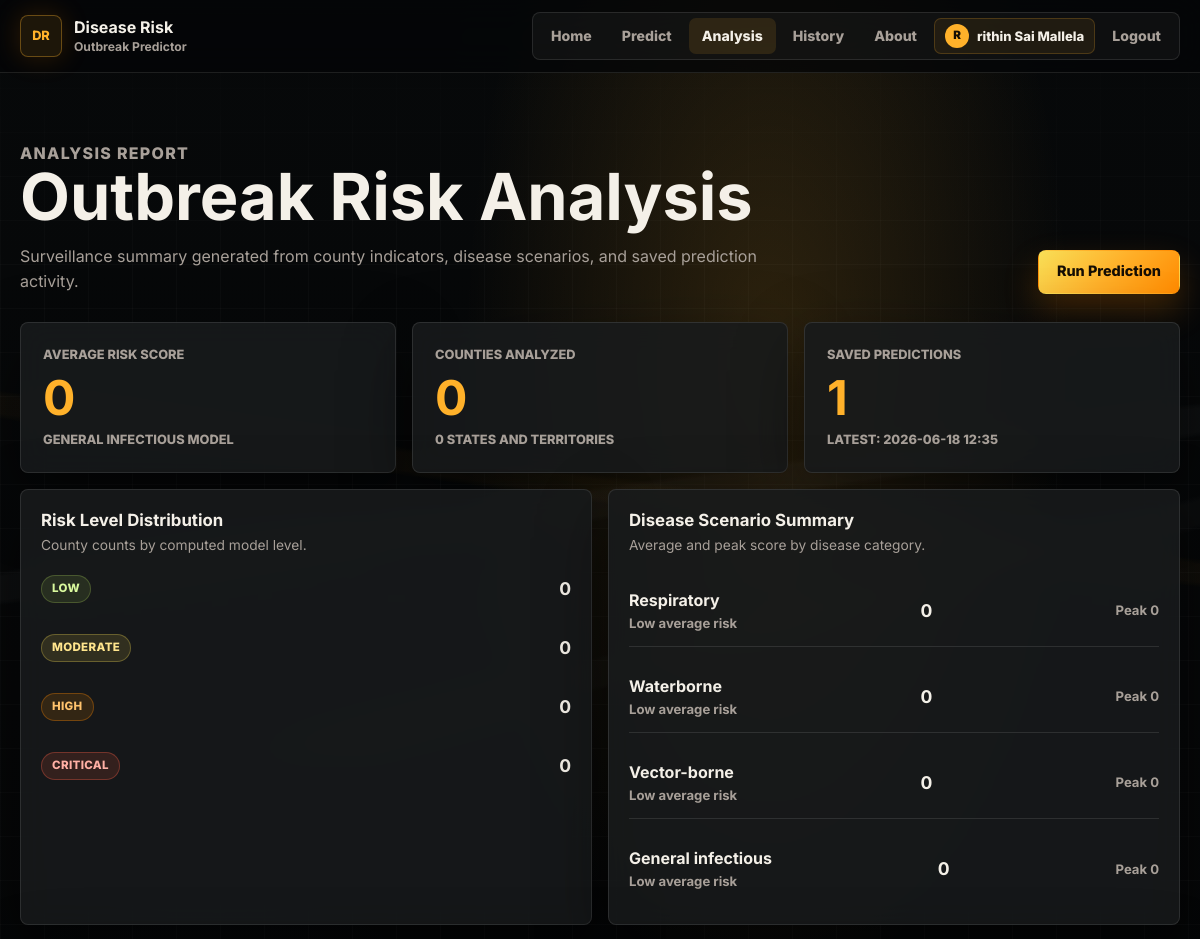
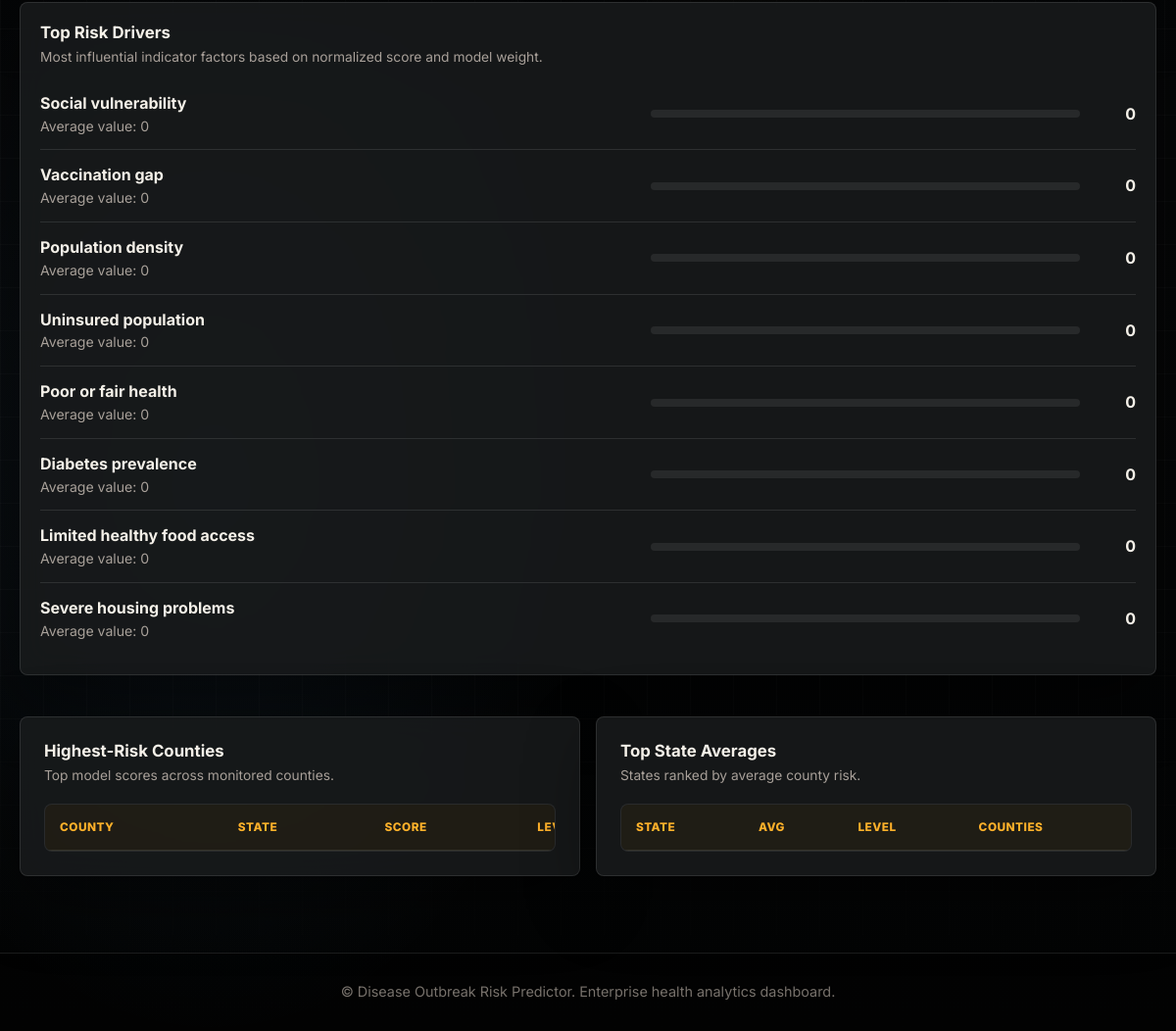
/analysis (signed in), run on the app's committed database (2 pictures, top to bottom).
### tables this page shows
CREATE TABLE users (
                id INTEGER PRIMARY KEY AUTOINCREMENT,
                name TEXT NOT NULL,
                email TEXT NOT NULL UNIQUE,
                password_hash TEXT NOT NULL,
                created_at TEXT NOT NULL
            , google_id TEXT, avatar_url TEXT, auth_provider TEXT NOT NULL DEFAULT 'password');

CREATE TABLE predictions (
                id INTEGER PRIMARY KEY AUTOINCREMENT,
                fips TEXT NOT NULL,
                state TEXT NOT NULL,
                county TEXT NOT NULL,
                disease_type TEXT NOT NULL,
                risk_score INTEGER NOT NULL,
                risk_level TEXT NOT NULL,
                notes TEXT,
                created_at TEXT NOT NULL
            , user_id INTEGER);

### app.py (the view)
@app.route("/analysis")
@login_required
def analysis():
    return render_template(
        "analysis.html",
        active_page="analysis",
        report=get_analysis_report(),
    )

### app.py (called while the page is built)
def risk_level(score):
    if score >= 75:
        return "Critical"
    if score >= 55:
        return "High"
    if score >= 35:
        return "Moderate"
    return "Low"

def get_states():
    return sorted({row["state"] for row in DATASET if row.get("state")})

def get_history(user_id):
    with sqlite3.connect(DB_FILE) as conn:
        conn.row_factory = sqlite3.Row
        return conn.execute(
            "SELECT * FROM predictions WHERE user_id = ? ORDER BY id DESC LIMIT 50",
            (user_id,),
        ).fetchall()

def average(values):
    values = [value for value in values if value is not None]
    return round(sum(values) / len(values), 1) if values else 0

def get_user_by_id(user_id):
    if not user_id:
        return None
    with sqlite3.connect(DB_FILE) as conn:
        conn.row_factory = sqlite3.Row
        return conn.execute("SELECT * FROM users WHERE id = ?", (user_id,)).fetchone()

def google_oauth_configured():
    client_id = get_google_client_id()
    client_secret = get_google_client_secret()
    placeholder_values = {
        "your-google-oauth-client-id.apps.googleusercontent.com",
        "your-google-oauth-client-secret",
    }
    return bool(client_id and client_secret) and client_id not in placeholder_values and client_secret not in placeholder_values

def get_google_client_id():
    return os.environ.get("GOOGLE_CLIENT_ID", "").strip()

def get_google_client_secret():
    return os.environ.get("GOOGLE_CLIENT_SECRET", "").strip()

@app.context_processor
def inject_current_user():
    return {
        "current_user": get_user_by_id(session.get("user_id")),
        "google_oauth_enabled": google_oauth_configured(),
    }

def login_required(view):
    @wraps(view)
    def wrapped_view(*args, **kwargs):
        if not session.get("user_id"):
            return redirect(url_for("signup", next=request.full_path))
        return view(*args, **kwargs)
    return wrapped_view

### templates/analysis.html (shortened to what this page needs)
{% extends "base.html" %}
{% set title = "Analysis Report" %}
{% block content %}
<main class="page analysis-page">
    <div class="page-title page-title-row">
        <div>
            <p class="eyebrow">Analysis report</p>
            <h1>Outbreak Risk Analysis</h1>
            <p>Surveillance summary generated from county indicators, disease scenarios, and saved prediction activity.</p>
        </div>
        <a class="btn primary" href="{{ url_for('predict') }}">Run Prediction</a>
    </div>
    <section class="report-kpi-grid">
        <article class="report-kpi">
            <span>Average risk score</span>
            <strong>{{ report.average_score }}</strong>
            <small>General infectious model</small>
        </article>
        <article class="report-kpi">
            <span>Counties analyzed</span>
            <strong>{{ report.total_counties }}</strong>
            <small>{{ report.states }} states and territories</small>
        </article>
        <article class="report-kpi">
            <span>Saved predictions</span>
            <strong>{{ report.prediction_count }}</strong>
            <small>{% if report.latest_prediction %}Latest: {{ report.latest_prediction["created_at"] }}{% else %}No saved history yet{% endif %}</small>
        </article>
    </section>
    <section class="analysis-grid">
        <article class="dashboard-panel">
            <div class="panel-header">
                <div>
                    <h2>Risk Level Distribution</h2>
                    <p>County counts by computed model level.</p>
                </div>
            </div>
            <div class="distribution-list">
                {% for level, count in report.level_counts.items() %}
                    <div class="distribution-row">
                        <div>
                            <span class="risk-pill {{ level|lower }}">{{ level }}</span>
                            <b>{{ count }}</b>
                        </div>
                    </div>
                {% endfor %}
            </div>
        </article>
        <article class="dashboard-panel">
            <div class="panel-header">
                <div>
                    <h2>Disease Scenario Summary</h2>
                    <p>Average and peak score by disease category.</p>
                </div>
            </div>
            <div class="scenario-list">
                {% for item in report.disease_summary %}
                    <div class="scenario-row">
                        <div>
                            <strong>{{ item.name }}</strong>
                            <span>{{ item.level }} average risk</span>
                        </div>
                        <b>{{ item.average }}</b>
                        <small>Peak {{ item.peak }}</small>
                    </div>
                {% endfor %}
            </div>
        </article>
        <article class="dashboard-panel wide-panel">
            <div class="panel-header">
                <div>
                    <h2>Top Risk Drivers</h2>
                    <p>Most influential indicator factors based on normalized score and model weight.</p>
                </div>
            </div>
            <div class="factor-list report-factor-list">
                {% for factor in report.factor_rows %}
                    <div class="factor-row">
                        <div>
                            <strong>{{ factor.label }}</strong>
                            <span>Average value: {{ factor.average_value }}</span>
                        </div>
                        <div class="meter" aria-label="{{ factor.label }} average score">
                        </div>
                        <b>{{ factor.average_score }}</b>
                    </div>
                {% endfor %}
            </div>
        </article>
    </section>
    <section class="analysis-grid table-analysis-grid">
        <article class="table-card">
            <div class="table-header">
                <div>
                    <h2>Highest-Risk Counties</h2>
                    <p>Top model scores across monitored counties.</p>
                </div>
            </div>
            <div class="table-wrap">
                <table>
                    <thead>
                        <tr>
                            <th>County</th>
                            <th>State</th>
                            <th>Score</th>
                            <th>Level</th>
                        </tr>
                    </thead>
                </table>
            </div>
        </article>
        <article class="table-card">
            <div class="table-header">
                <div>
                    <h2>Top State Averages</h2>
                    <p>States ranked by average county risk.</p>
                </div>
            </div>
            <div class="table-wrap compact-table">
                <table>
                    <thead>
                        <tr>
                            <th>State</th>
                            <th>Avg</th>
                            <th>Level</th>
                            <th>Counties</th>
                        </tr>
                    </thead>
                </table>
            </div>
        </article>
    </section>
</main>
{% endblock %}

### templates/base.html (shortened to what this page needs)
<!DOCTYPE html>
<html lang="en">
<head>
    <link rel="stylesheet" href="{{ url_for('static', filename='css/style.css') }}" />
</head>
<body>
    <header class="site-header">
        <nav class="navbar" aria-label="Main navigation">
            <a class="brand" href="{{ url_for('home') }}">
                <div class="brand-mark">DR</div>
                <div>
                    <strong>Disease Risk</strong>
                    <small>Outbreak Predictor</small>
                </div>
            </a>
            <div class="nav-links">
                {% if current_user %}
                    <a href="{{ url_for('home') }}" class="{{ 'active' if active_page == 'home' else '' }}"><span>Home</span></a>
                    <a href="{{ url_for('predict') }}" class="{{ 'active' if active_page == 'predict' else '' }}"><span>Predict</span></a>
                    <a href="{{ url_for('analysis') }}" class="{{ 'active' if active_page == 'analysis' else '' }}"><span>Analysis</span></a>
                    <a href="{{ url_for('history') }}" class="{{ 'active' if active_page == 'history' else '' }}"><span>History</span></a>
                    <a href="{{ url_for('about') }}" class="{{ 'active' if active_page == 'about' else '' }}"><span>About</span></a>
                    <span class="account-chip" title="{{ current_user.email }}">
                        {% if current_user.avatar_url %}
                            <img src="{{ current_user.avatar_url }}" alt="" />
                        {% else %}
                            <span class="account-initial">{{ current_user.name[:1]|upper }}</span>
                        {% endif %}
                        <span>{{ current_user.name }}</span>
                    </span>
                    <a href="{{ url_for('logout') }}"><span>Logout</span></a>
                {% else %}
                    <a href="{{ url_for('signin') }}" class="{{ 'active' if active_page == 'signin' else '' }}"><span>Sign In</span></a>
                    <a href="{{ url_for('signup') }}" class="{{ 'active' if active_page == 'signup' else '' }}"><span>Sign Up</span></a>
                {% endif %}
            </div>
        </nav>
    </header>
    <div class="app-shell">
        {% block content %}{% endblock %}
    </div>
    <footer class="footer">
        <p>&copy; Disease Outbreak Risk Predictor. Enterprise health analytics dashboard.</p>
    </footer>
</body>
</html>

### data on the page
users: name "R", name "rithin Sai Mallela"
predictions: latest_prediction.created_at "2026-06-18 12:35", name "Respiratory", level "Low", average "0", peak "0", name "Waterborne", name "Vector-borne", name "General infectious"

### other printed values
{{ report.average_score }} "0"
{{ report.total_counties }} "0"
{{ report.states }} "0"
{{ report.prediction_count }} "1"
{{ level }} "LOW" "MODERATE" "HIGH" "CRITICAL"
{{ count }} "0" "0" "0" "0"
{{ factor.label }} "Social vulnerability" "Vaccination gap" "Population density" "Uninsured population" "Poor or fair health" "Diabetes prevalence" "Limited healthy food access" "Severe housing problems"
{{ factor.average_value }} "0" "0" "0" "0" "0" "0" "0" "0"
{{ factor.average_score }} "0" "0" "0" "0" "0" "0" "0" "0"
